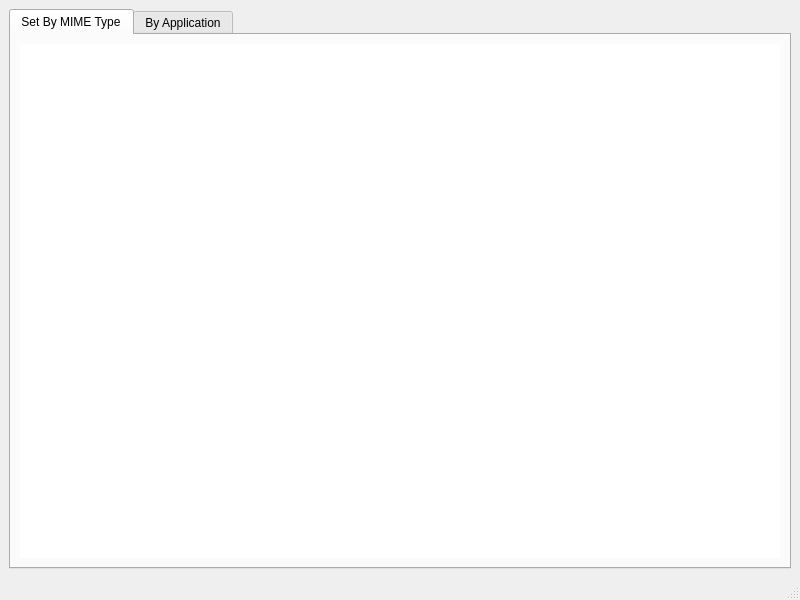
<?xml version="1.0" encoding="UTF-8"?>
<ui version="4.0">
 <class>MainWindow</class>
 <widget class="QMainWindow" name="MainWindow">
  <property name="geometry">
   <rect>
    <x>0</x>
    <y>0</y>
    <width>800</width>
    <height>600</height>
   </rect>
  </property>
  <property name="windowTitle">
   <string>Default Apps Selector</string>
  </property>
  <widget class="QWidget" name="centralwidget">
   <layout class="QHBoxLayout" name="horizontalLayout">
    <item>
     <widget class="QTabWidget" name="tabWidget">
      <property name="currentIndex">
       <number>0</number>
      </property>
      <widget class="QWidget" name="tabByType">
       <attribute name="title">
        <string>Set By MIME Type</string>
       </attribute>
       <layout class="QVBoxLayout" name="layoutByType">
        <item>
         <widget class="QTableView" name="typesView">
          <property name="frameShape">
           <enum>QFrame::NoFrame</enum>
          </property>
          <property name="showGrid">
           <bool>false</bool>
          </property>
          <property name="sortingEnabled">
           <bool>true</bool>
          </property>
          <attribute name="horizontalHeaderCascadingSectionResizes">
           <bool>true</bool>
          </attribute>
          <attribute name="horizontalHeaderDefaultSectionSize">
           <number>400</number>
          </attribute>
          <attribute name="horizontalHeaderStretchLastSection">
           <bool>true</bool>
          </attribute>
          <attribute name="verticalHeaderVisible">
           <bool>false</bool>
          </attribute>
         </widget>
        </item>
       </layout>
      </widget>
      <widget class="QWidget" name="tabByApp">
       <attribute name="title">
        <string>By Application</string>
       </attribute>
       <layout class="QVBoxLayout" name="layoutByApp">
        <item>
         <widget class="QTableView" name="appsView">
          <property name="frameShape">
           <enum>QFrame::NoFrame</enum>
          </property>
          <property name="showGrid">
           <bool>false</bool>
          </property>
          <property name="sortingEnabled">
           <bool>true</bool>
          </property>
          <attribute name="horizontalHeaderCascadingSectionResizes">
           <bool>true</bool>
          </attribute>
          <attribute name="horizontalHeaderDefaultSectionSize">
           <number>250</number>
          </attribute>
          <attribute name="horizontalHeaderStretchLastSection">
           <bool>true</bool>
          </attribute>
          <attribute name="verticalHeaderVisible">
           <bool>false</bool>
          </attribute>
         </widget>
        </item>
       </layout>
      </widget>
     </widget>
    </item>
   </layout>
  </widget>
  <widget class="QMenuBar" name="menubar">
   <property name="geometry">
    <rect>
     <x>0</x>
     <y>0</y>
     <width>800</width>
     <height>42</height>
    </rect>
   </property>
  </widget>
  <widget class="QStatusBar" name="statusbar"/>
 </widget>
 <resources/>
 <connections/>
</ui>
